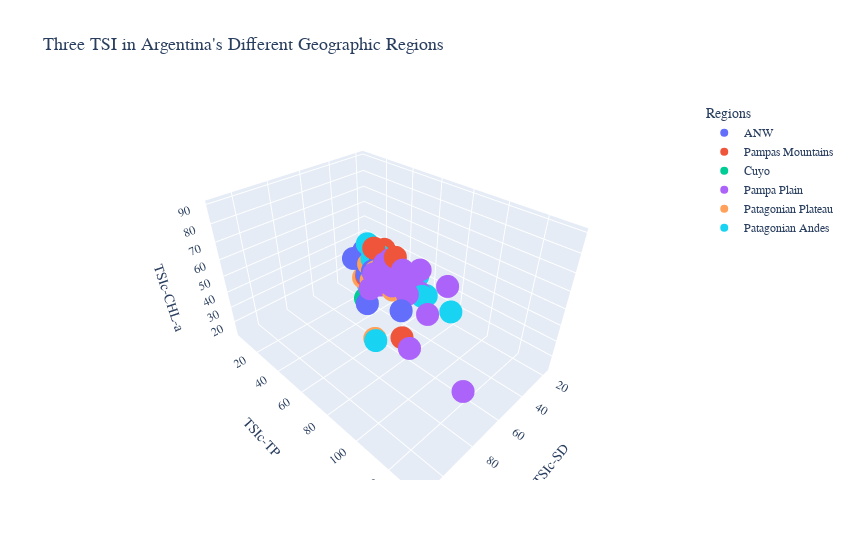

Notebook source saved alongside this figure:
### Code cell
fig = px.scatter_3d(data_frame=data, x='TSIc-SD', y='TSIc-TP', z='TSIc-CHL-a', color='REGION', hover_name=data.index, title='Three TSI in Argentina\'s Different Geographic Regions')
fig.update_layout(font_family='Garamond',  # Font to be used in all elements, unless overridden
        plot_bgcolor='#FFFFFF',
        legend_title='Regions',
        width=850,
        title_font_size=18,  # Title fontsize
        xaxis={
            'linecolor': '#BCCCDC',  # Color of X-axis (not X-axis text)
            'gridcolor': '#BCCCDC'},  # Color of major X-axis grid
        yaxis={
            'linecolor': '#BCCCDC',  # Color of X-axis (not X-axis text)
            'gridcolor': '#BCCCDC'})  # Color of major X-axis grid

fig.show()

### Figure 1 — Plotly figure (JSON) as saved in the notebook; plotly's stock layout.template omitted (floating-point values rounded to 4 significant figures)
{"data": [{"hovertemplate": "<b>%{hovertext}</b><br><br>REGION=ANW<br>TSIc-SD=%{x}<br>TSIc-TP=%{y}<br>TSIc-CHL-a=%{z}<extra></extra>", "hovertext": ["Rodeo", "Comedero", "La Ciénaga", "Las Maderas", "Campo Alegre", "Cabra Corral", "El Cadillal", "Río Hondo", "Sumampa", "las Pirquitas", "Los Sauces"], "legendgroup": "ANW", "marker": {"color": "#636efa", "symbol": "circle"}, "mode": "markers", "name": "ANW", "scene": "scene", "showlegend": true, "type": "scatter3d", "x": [62.34, 57.37, 60, 55.15, 57.37, 49.31, 71.51, 73.2, 61.52, 63.58, 65.14], "y": [43.2, 45.83, 50.57, 49.36, 62.7, 44.13, 62.95, 87.42, 61.67, 58.72, 68.38], "z": [57.42, 61.14, 50.23, 55.99, 61.65, 49.83, 43.7, 53.57, 62.02, 57.42, 66.13]}, {"hovertemplate": "<b>%{hovertext}</b><br><br>REGION=Pampas Mountains<br>TSIc-SD=%{x}<br>TSIc-TP=%{y}<br>TSIc-CHL-a=%{z}<extra></extra>", "hovertext": ["Anzulón", "Portezuelo", "Cruz del Eje", "Mar Chiquita", "Saladillo", "San Roque", "La Viña", "Los Molinos", "Río Tercero", "San Felipe"], "legendgroup": "Pampas Mountains", "marker": {"color": "#EF553B", "symbol": "circle"}, "mode": "markers", "name": "Pampas Mountains", "scene": "scene", "showlegend": true, "type": "scatter3d", "x": [78.34, 63.22, 58.63, 58.63, 77.35, 47.38, 48.64, 48.0, 46.8, 61.52], "y": [93.09, 67.16, 48.72, 68.38, 87.33, 52.2, 50.57, 51.13, 49.98, 57.7], "z": [44.2, 62.22, 47.5, 66.41, 83.43, 52.15, 49.26, 56.56, 59.22, 69.13]}, {"hovertemplate": "<b>%{hovertext}</b><br><br>REGION=Cuyo<br>TSIc-SD=%{x}<br>TSIc-TP=%{y}<br>TSIc-CHL-a=%{z}<extra></extra>", "hovertext": ["Ullum", "La Florida", "El Carrizal", "El Diamante", "Agua del Toro", "Los Reyunos", "Valle Grande", "El Nihuil"], "legendgroup": "Cuyo", "marker": {"color": "#00cc96", "symbol": "circle"}, "mode": "markers", "name": "Cuyo", "scene": "scene", "showlegend": true, "type": "scatter3d", "x": [56.56, 43.24, 50.75, 37.1, 37.1, 40.02, 37.1, 34.67], "y": [45.0, 43.2, 41.14, 38.73, 27.36, 35.83, 35.83, 45.83], "z": [29.89, 43.7, 45.99, 26.67, 31.62, 34.25, 32.06, 33.17]}, {"hovertemplate": "<b>%{hovertext}</b><br><br>REGION=Pampa Plain<br>TSIc-SD=%{x}<br>TSIc-TP=%{y}<br>TSIc-CHL-a=%{z}<extra></extra>", "hovertext": ["Melincué", "El Carpincho", "De Gómez", "Navarro", "Las mulitas", "De Lobos", "Indio Muerto", "De Monte", "La Chilca", "Chascomús", "La Limpia", "La Tablilla", "Blanca Grande", "Alsina", "Cochicó", "Salada Grande", "Los Horcones", "Del Monte", "Dulce", "Del Venado", "Epecuén", "La Brava", "De los Padres", "De Pigüé", "De Saavedra", "Sauce Grande"], "legendgroup": "Pampa Plain", "marker": {"color": "#ab63fa", "symbol": "circle"}, "mode": "markers", "name": "Pampa Plain", "scene": "scene", "showlegend": true, "type": "scatter3d", "x": [87.34, 67.36, 84.71, 85.53, 66.21, 79.98, 60, 65.14, 59.3, 87.34, 87.34, 49.31, 83.19, 77.35, 71.51, 38.01, 66.21, 69.99, 79.98, 78.34, 83.19, 55.15, 44.66, 75.98, 69.42, 75.13], "y": [133.6, 107.4, 107.0, 88.62, 70.84, 85.66, 73.06, 83.48, 67.52, 82.57, 105.6, 49.36, 83.77, 81.05, 79.11, 61.4, 84.56, 77.06, 90.47, 92.44, 110.6, 79.66, 73.66, 74.0, 65.82, 83.54], "z": [47.67, 73.88, 89.51, 76.95, 61.82, 80.76, 55.46, 66.93, 56.13, 70.31, 51.71, 37.4, 71.91, 77.63, 75.6, 35.21, 57.61, 74.63, 77.16, 79.97, 69.98, 50.88, 42.31, 68.31, 61.69, 66.26]}, {"hovertemplate": "<b>%{hovertext}</b><br><br>REGION=Patagonian Plateau<br>TSIc-SD=%{x}<br>TSIc-TP=%{y}<br>TSIc-CHL-a=%{z}<extra></extra>", "hovertext": ["La Dulce", "Urre Lauquen", "Marri Menuco", "Los Barreales", "Ramos Mexía", "Ne Luan", "Muster", "Colhue Huapi", "Ameghino"], "legendgroup": "Patagonian Plateau", "marker": {"color": "#FFA15A", "symbol": "circle"}, "mode": "markers", "name": "Patagonian Plateau", "scene": "scene", "showlegend": true, "type": "scatter3d", "x": [58.63, 62.69, 29.16, 49.31, 40.02, 67.36, 57.37, 98.32, 48.64], "y": [50.57, 56.6, 24.14, 35.83, 35.83, 65.0, 53.2, 96.58, 58.39], "z": [55.61, 50.5, 26.52, 35.98, 38.15, 61.69, 49.83, 58.39, 38.2]}, {"hovertemplate": "<b>%{hovertext}</b><br><br>REGION=Patagonian Andes<br>TSIc-SD=%{x}<br>TSIc-TP=%{y}<br>TSIc-CHL-a=%{z}<extra></extra>", "hovertext": ["Agrio", "Pellegrini", "Blanca ", "Aluminé", "Norquinco", "Quillén", "Huechulafquen", "Lacar", "Nahuel Huapi", "Gutierrez", "Mascardi", "Guillermo", "Steffen", "Las Chultas", "Epuyen", "Puelo", "Cholila", "Lezama", "Los Mosquitos", "Rivadavia", "Esquel", "Brechman", "Verde", "Wilimanco", "Zeta", "Largo", "Terraplén", "Amutui Quimen", "Futalaufquen", "Rosario", "Quichaura", "Cronometro", "Los Niños", "Pico 4", "Pico 3", "Pico 1", "La Plata", "Fontana", "Blanco"], "legendgroup": "Patagonian Andes", "marker": {"color": "#19d3f3", "symbol": "circle"}, "mode": "markers", "name": "Patagonian Andes", "scene": "scene", "showlegend": true, "type": "scatter3d", "x": [28.34, 50.01, 35.43, 22.71, 30.4, 19.6, 30.97, 21.47, 23.6, 26.12, 27.56, 25.45, 23.04, 28.34, 17.57, 31.96, 24.81, 20.05, 61.52, 24.81, 45.16, 54.16, 25.45, 40.02, 41.54, 22.5, 58.63, 26.12, 21.97, 34.42, 36.81, 57.37, 24.19, 24.19, 43.24, 23.15, 23.49, 21.47, 110.5], "y": [83.06, 49.98, 70.84, 19.99, 27.36, 19.99, 42.21, 24.14, 24.14, 14.15, 19.99, 24.14, 19.99, 35.83, 4.15, 19.99, 35.83, 24.14, 53.2, 19.99, 66.21, 58.39, 24.14, 50.57, 69.35, 32.21, 53.2, 19.99, 14.15, 47.35, 56.6, 86.11, 29.99, 35.83, 54.57, 35.83, 29.99, 29.99, 110.1], "z": [25.75, 56.56, 34.11, 19.11, 22.32, 18.46, 27.65, 20.85, 21.85, 21.36, 15.75, 24.74, 15.29, 26.96, 12.62, 16.18, 19.72, 27.65, 69.75, 20.3, 44.44, 54.98, 26.82, 49.97, 49.11, 23.6, 60.04, 26.82, 23.8, 35.75, 31.53, 52.79, 23.19, 36.42, 40.7, 29.78, 17.39, 18.11, 73.31]}], "layout": {"font": {"family": "Garamond"}, "legend": {"title": {"text": "Regions"}, "tracegroupgap": 0}, "plot_bgcolor": "#FFFFFF", "scene": {"domain": {"x": [0, 1], "y": [0, 1]}, "xaxis": {"title": {"text": "TSIc-SD"}}, "yaxis": {"title": {"text": "TSIc-TP"}}, "zaxis": {"title": {"text": "TSIc-CHL-a"}}}, "title": {"font": {"size": 18}, "text": "Three TSI in Argentina's Different Geographic Regions"}, "width": 850, "xaxis": {"gridcolor": "#BCCCDC", "linecolor": "#BCCCDC"}, "yaxis": {"gridcolor": "#BCCCDC", "linecolor": "#BCCCDC"}}}
